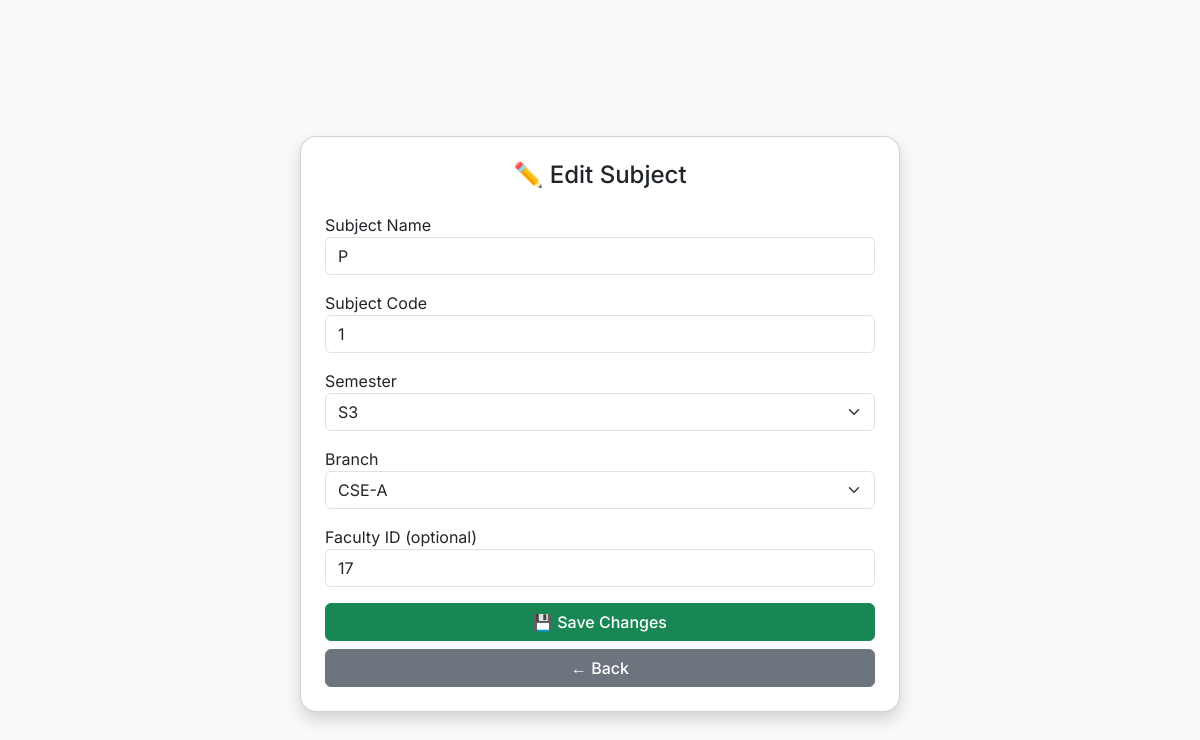
The page /admin/edit_subject/13 (signed in) on the database as committed earlier.
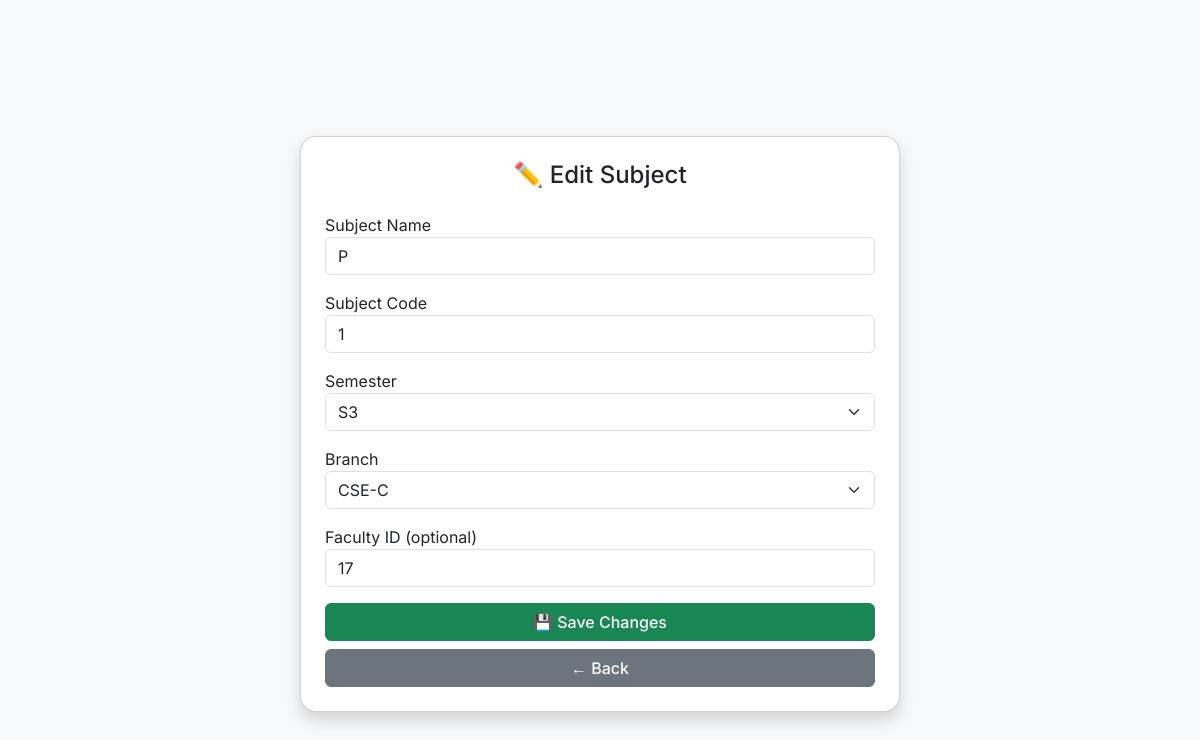
The same page on the database as committed later.
### tables this page shows
CREATE TABLE subjects (
                id INTEGER PRIMARY KEY AUTOINCREMENT,
                name TEXT,
                code TEXT,
                semester TEXT,
                branch TEXT,
                faculty_id INTEGER
            );

### app.py (the view, shortened to what this page needs)
@app.route('/admin/edit_subject/<int:subject_id>', methods=['GET', 'POST'])
def edit_subject(subject_id):
    if not is_admin():
        abort(403)
    db = get_db()
    subject = db.execute("SELECT * FROM subjects WHERE id = ?", (subject_id,)).fetchone()
    if not subject:
        flash("Subject not found", "danger")
        return redirect(url_for('admin_subjects'))
    return render_template('edit_subject.html', subject=subject)

### app.py (called while the page is built)
def get_db():
    conn = sqlite3.connect('database.db', timeout=10, check_same_thread=False)
    conn.row_factory = sqlite3.Row
    return conn

@app.after_request
def add_cache_control(response):
    response.headers['Cache-Control'] = 'no-store'
    return response

def is_admin():
    return session.get('role') == 'admin'

### templates/edit_subject.html (shortened to what this page needs)
{% extends 'base.html' %}
{% block content %}
<div class="container py-4 center-wrapper">
  <div class="card shadow p-4 w-100" style="max-width: 600px;">
    <h4 class="text-center mb-4">✏️ Edit Subject</h4>
    <form method="POST">
      <div class="mb-3">
        <label>Subject Name</label>
        <input type="text" name="name" class="form-control" value="{{ subject.name }}" required>
      </div>
      <div class="mb-3">
        <label>Subject Code</label>
        <input type="text" name="code" class="form-control" value="{{ subject.code }}" required>
      </div>
      <div class="mb-3">
        <label>Semester</label>
        <select name="semester" class="form-select" required>
          {% for s in ['S1','S2','S3','S4','S5','S6','S7','S8'] %}
            <option value="{{ s }}" {% if subject.semester == s %}selected{% endif %}>{{ s }}</option>
          {% endfor %}
        </select>
      </div>
      <div class="mb-3">
        <label>Branch</label>
        <select name="branch" class="form-select" required>
          {% for b in ['CSE-A','CSE-B','CSE-C','ECE','EEE','ME','CE','IT'] %}
            <option value="{{ b }}" {% if subject.branch == b %}selected{% endif %}>{{ b }}</option>
          {% endfor %}
        </select>
      </div>
      <div class="mb-3">
        <label>Faculty ID (optional)</label>
        <input type="number" name="faculty_id" class="form-control" value="{{ subject.faculty_id or '' }}">
      </div>
      <div class="d-grid mt-3">
        <button type="submit" class="btn btn-success">💾 Save Changes</button>
        <a href="{{ url_for('admin_subjects') }}" class="btn btn-secondary mt-2">← Back</a>
      </div>
    </form>
  </div>
</div>
{% endblock %}

Rows that differ between the two databases and show on the page:
changed subjects: branch "CSE-A" → "CSE-C"
